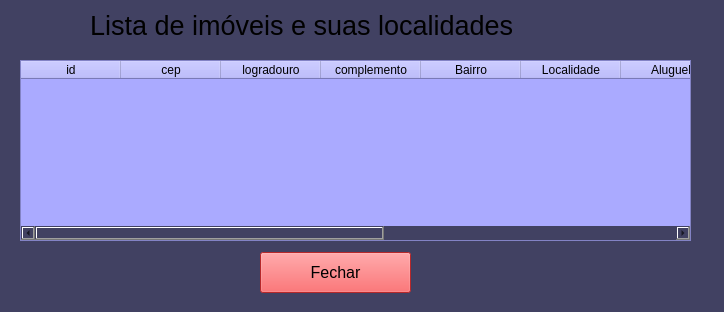
<?xml version="1.0" encoding="UTF-8"?>
<ui version="4.0">
 <class>Form</class>
 <widget class="QWidget" name="Form">
  <property name="geometry">
   <rect>
    <x>0</x>
    <y>0</y>
    <width>724</width>
    <height>312</height>
   </rect>
  </property>
  <property name="windowTitle">
   <string>Form</string>
  </property>
  <property name="styleSheet">
   <string notr="true">background-color: rgb(65, 65, 98);</string>
  </property>
  <widget class="QTableWidget" name="tableWidget">
   <property name="geometry">
    <rect>
     <x>20</x>
     <y>60</y>
     <width>671</width>
     <height>181</height>
    </rect>
   </property>
   <property name="styleSheet">
    <string notr="true">background-color: rgb(170, 170, 255);</string>
   </property>
   <column>
    <property name="text">
     <string>id</string>
    </property>
    <property name="background">
     <color>
      <red>246</red>
      <green>211</green>
      <blue>45</blue>
     </color>
    </property>
   </column>
   <column>
    <property name="text">
     <string>cep</string>
    </property>
   </column>
   <column>
    <property name="text">
     <string>logradouro</string>
    </property>
   </column>
   <column>
    <property name="text">
     <string>complemento</string>
    </property>
   </column>
   <column>
    <property name="text">
     <string>Bairro</string>
    </property>
   </column>
   <column>
    <property name="text">
     <string>Localidade</string>
    </property>
   </column>
   <column>
    <property name="text">
     <string>Aluguel</string>
    </property>
   </column>
   <column>
    <property name="text">
     <string>codigo casa</string>
    </property>
   </column>
   <column>
    <property name="text">
     <string>Dono</string>
    </property>
   </column>
   <column>
    <property name="text">
     <string>UF</string>
    </property>
   </column>
   <column>
    <property name="text">
     <string>DDD</string>
    </property>
   </column>
  </widget>
  <widget class="QPushButton" name="pushButton_2">
   <property name="geometry">
    <rect>
     <x>260</x>
     <y>252</y>
     <width>151</width>
     <height>41</height>
    </rect>
   </property>
   <property name="font">
    <font>
     <pointsize>12</pointsize>
    </font>
   </property>
   <property name="cursor">
    <cursorShape>PointingHandCursor</cursorShape>
   </property>
   <property name="styleSheet">
    <string notr="true">background-color: rgb(255, 56, 59);</string>
   </property>
   <property name="text">
    <string>Fechar</string>
   </property>
  </widget>
  <widget class="QLabel" name="label">
   <property name="geometry">
    <rect>
     <x>90</x>
     <y>0</y>
     <width>491</width>
     <height>51</height>
    </rect>
   </property>
   <property name="font">
    <font>
     <family>MS Sans Serif</family>
     <pointsize>20</pointsize>
     <underline>false</underline>
     <strikeout>false</strikeout>
    </font>
   </property>
   <property name="text">
    <string>Lista de imóveis e suas localidades</string>
   </property>
  </widget>
 </widget>
 <resources/>
 <connections/>
</ui>
